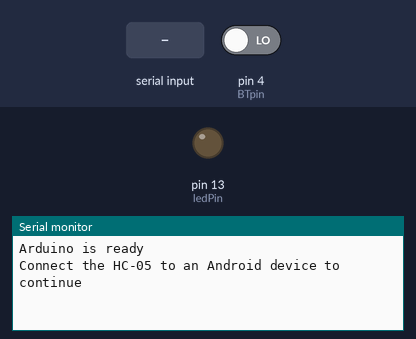
A sketch run on a simulated Arduino Mega 2560, built with avr-gcc and run on an emulated ATmega2560. Parts: output pins drawn as LEDs (lit = HIGH), the last lines printed to the serial monitor. The test bench sets the inputs (shaded band); at power-on: pin 4 (BTpin) LOW.

Above: at 0.8 s.
0.9 s: pin 4 (BTpin) driven HIGH
At 2.0 s:
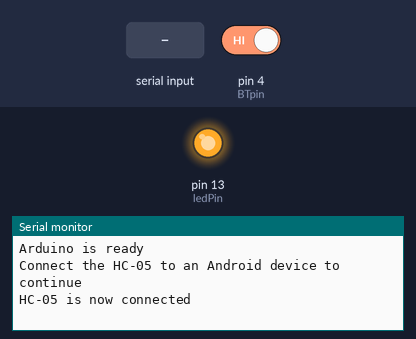
2.4 s: "1" received over Serial
At 3.5 s:
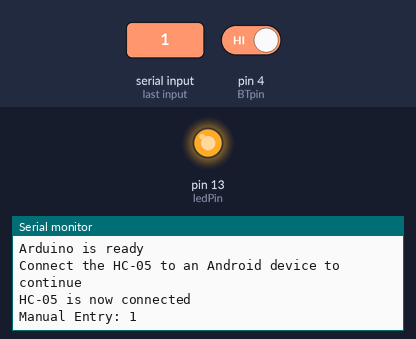
4.4 s: "1" received over the second serial link
At 5.3 s:
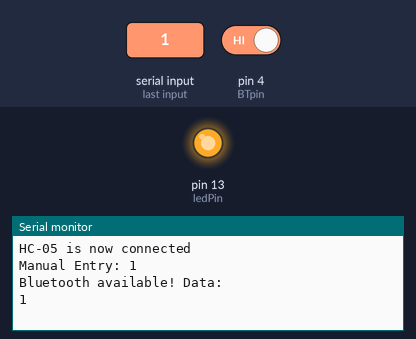

The sketch:

BTMegaOK.ino
```cpp
// Basic Bluetooth sketch HC-05_03 Using the state pin
// Connect the HC-05 module and communicate using the serial monitor
//
// The HC-05 defaults to communication mode when first powered on.
// The default baud rate for communication mode is 9600

//*** https://reference.arduino.cc/reference/en/language/functions/communication/serial/

#include <SoftwareSerial.h>
SoftwareSerial Bluetooth(53, 52);  // RX | TX
// Connect the HC-05 TX to Arduino pin 2 RX.
// Connect the HC-05 RX to Arduino pin 3 TX through a voltage divider.
// Connect the HC-05 STATE pin to Arduino pin 4.
//

char c = ' ';

// BTconnected will = false when not connected and true when connected
boolean BTconnected = false;

// connect the STATE pin to Arduino pin D4
const byte BTpin = 4;
const byte ledPin = 13;


void setup() {
  // set the BTpin for input
  pinMode(BTpin, INPUT);
  pinMode(ledPin, OUTPUT);

  Bluetooth.begin(38400);  // Default baud rate of the Bluetooth module

  // start serial communication with the serial monitor on the host computer
  Serial.begin(38400);
  Serial.println("Arduino is ready");
  Serial.println("Connect the HC-05 to an Android device to continue");

  // wait until the HC-05 has made a connection
  while (!BTconnected) {
    if (digitalRead(BTpin) == HIGH) { BTconnected = true; };
  }

  Serial.println("HC-05 is now connected");
  Serial.println("");

  // Start serial communication with the bluetooth module
  // HC-05 default serial speed for communication mode is 9600 but can be different
  Serial3.begin(38400);
  digitalWrite(ledPin, HIGH);
}

void loop() {
  delay(1000);
  // Keep reading from the HC-05 and send to Arduino Serial Monitor
  //Serial.print("Serial3.available?: ");
  //Serial.println(BTserial.available());
  //Serial.println(Serial3.available());
  //if (BTserial.available())

  // if (BTserial.available()>0)
  //     {
  //       Serial.println("BTserial available!");
  //         c = BTserial.read();
  //         //c = Serial3.read();
  //         Serial.write(c);
  //     }else{
  //       Serial.println("BTserial NOT available");
  //     }

  if (Bluetooth.available() > 0) {
    Serial.println("Bluetooth available! Data:");
    c = Bluetooth.read();
    //c = Serial3.read();
    Serial.write(c);
  } else {
    //Serial.println("Bluetooth NOT available");
  }


  // if (Serial3.available() > 0) {
  //   Serial.println("Serial 3 available!");
  //   //c = BTserial.read();
  //   c = Serial3.read();
  //   Serial.write(c);
  // }

  // Keep reading from Arduino Serial Monitor input field and send to HC-05
  if (Serial.available() > 0) {
    c = Serial.read();
    Serial.print("Manual Entry: ");
    Serial.println(c);
    //BTserial.write(c);
  }
}
```

Measured:
- after the input at 0.9 s, the serial monitor: prints a new line at once (image 1)
- after the input at 2.4 s, the serial monitor: prints a new line after 0.50 s (image 2)
- after the input at 4.4 s, the serial monitor: prints a new line after 0.50 s (image 3)
